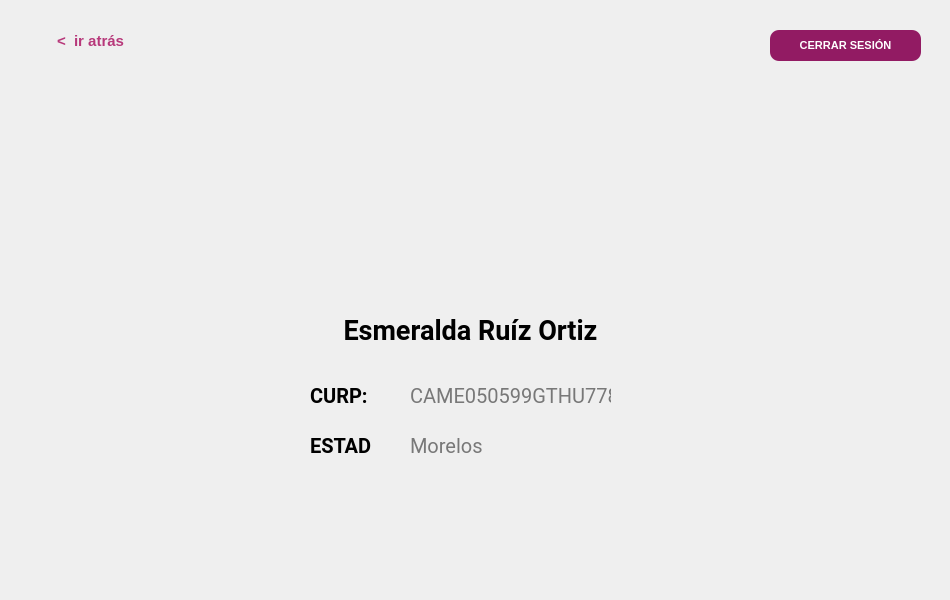
<?xml version="1.0" encoding="UTF-8"?>
<ui version="4.0">
 <class>perfilWin</class>
 <widget class="QWidget" name="perfilWin">
  <property name="geometry">
   <rect>
    <x>0</x>
    <y>0</y>
    <width>950</width>
    <height>600</height>
   </rect>
  </property>
  <property name="minimumSize">
   <size>
    <width>950</width>
    <height>600</height>
   </size>
  </property>
  <property name="maximumSize">
   <size>
    <width>950</width>
    <height>600</height>
   </size>
  </property>
  <property name="windowTitle">
   <string>Form</string>
  </property>
  <widget class="QLabel" name="bg">
   <property name="geometry">
    <rect>
     <x>0</x>
     <y>0</y>
     <width>951</width>
     <height>601</height>
    </rect>
   </property>
   <property name="text">
    <string/>
   </property>
   <property name="pixmap">
    <pixmap resource="resource.qrc">:/resource/img/perfil.png</pixmap>
   </property>
  </widget>
  <widget class="QLabel" name="lblEleccion">
   <property name="geometry">
    <rect>
     <x>280</x>
     <y>290</y>
     <width>381</width>
     <height>81</height>
    </rect>
   </property>
   <property name="font">
    <font>
     <family>Roboto</family>
     <pointsize>20</pointsize>
     <weight>75</weight>
     <bold>true</bold>
    </font>
   </property>
   <property name="styleSheet">
    <string notr="true"/>
   </property>
   <property name="text">
    <string>Esmeralda Ruíz Ortiz</string>
   </property>
   <property name="scaledContents">
    <bool>false</bool>
   </property>
   <property name="alignment">
    <set>Qt::AlignCenter</set>
   </property>
   <property name="wordWrap">
    <bool>true</bool>
   </property>
  </widget>
  <widget class="QPushButton" name="btnCerrarSesion">
   <property name="geometry">
    <rect>
     <x>770</x>
     <y>30</y>
     <width>151</width>
     <height>31</height>
    </rect>
   </property>
   <property name="cursor">
    <cursorShape>PointingHandCursor</cursorShape>
   </property>
   <property name="styleSheet">
    <string notr="true">border: 0px solid;
background: #921B63;
color:white;
border-radius: 9px;
font-weight:bold;
font-size:11px;
</string>
   </property>
   <property name="text">
    <string>CERRAR SESIÓN</string>
   </property>
  </widget>
  <widget class="QLabel" name="label_3">
   <property name="geometry">
    <rect>
     <x>310</x>
     <y>380</y>
     <width>61</width>
     <height>31</height>
    </rect>
   </property>
   <property name="font">
    <font>
     <family>Roboto</family>
     <pointsize>15</pointsize>
     <weight>75</weight>
     <bold>true</bold>
    </font>
   </property>
   <property name="text">
    <string>CURP:</string>
   </property>
  </widget>
  <widget class="QPushButton" name="btnCerrarSesion_5">
   <property name="geometry">
    <rect>
     <x>40</x>
     <y>30</y>
     <width>101</width>
     <height>21</height>
    </rect>
   </property>
   <property name="cursor">
    <cursorShape>PointingHandCursor</cursorShape>
   </property>
   <property name="styleSheet">
    <string notr="true">border: 0px solid #B7387A;
background: none;
color: #B7387A;
border-radius: 15px;
font-weight:bold;
font-size:15px;
</string>
   </property>
   <property name="text">
    <string>&lt;  ir atrás</string>
   </property>
  </widget>
  <widget class="QLabel" name="label_4">
   <property name="geometry">
    <rect>
     <x>310</x>
     <y>430</y>
     <width>61</width>
     <height>31</height>
    </rect>
   </property>
   <property name="font">
    <font>
     <family>Roboto</family>
     <pointsize>15</pointsize>
     <weight>75</weight>
     <bold>true</bold>
    </font>
   </property>
   <property name="text">
    <string>ESTADO:</string>
   </property>
  </widget>
  <widget class="QLabel" name="label_5">
   <property name="geometry">
    <rect>
     <x>410</x>
     <y>380</y>
     <width>201</width>
     <height>31</height>
    </rect>
   </property>
   <property name="font">
    <font>
     <family>Roboto</family>
     <pointsize>15</pointsize>
     <weight>50</weight>
     <bold>false</bold>
    </font>
   </property>
   <property name="styleSheet">
    <string notr="true">color: rgba(0,0,0,0.5);</string>
   </property>
   <property name="text">
    <string>CAME050599GTHU7786</string>
   </property>
  </widget>
  <widget class="QLabel" name="label_6">
   <property name="geometry">
    <rect>
     <x>410</x>
     <y>430</y>
     <width>201</width>
     <height>31</height>
    </rect>
   </property>
   <property name="font">
    <font>
     <family>Roboto</family>
     <pointsize>15</pointsize>
     <weight>50</weight>
     <bold>false</bold>
    </font>
   </property>
   <property name="styleSheet">
    <string notr="true">color: rgba(0,0,0,0.5);</string>
   </property>
   <property name="text">
    <string>Morelos</string>
   </property>
  </widget>
 </widget>
 <resources>
  <include location="resource.qrc"/>
 </resources>
 <connections/>
</ui>
